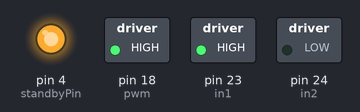
This program was run on a simulated Raspberry Pi (header pin numbers). On the bench: switched loads named in the program (green lamp = pin HIGH), output pins drawn as LEDs (lit = HIGH). At 2.1 s the program stops and its outputs stay as they are.

Above: at 0.1 s.
At 1.1 s:
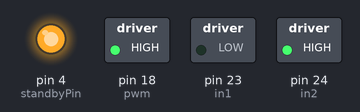
At 2.2 s:
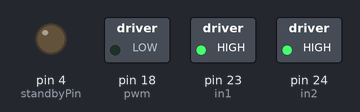
Timing chart, 0 to 3.6 s (numbered marks = the images above):
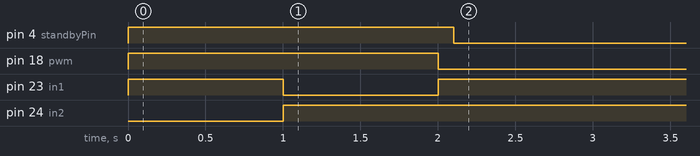

The program:

test.py
```python
from motor import *
from time import sleep #Only used for example

#Motor(IN1,IN2,PWM,STANDBY,(Reverse polarity?))

test = Motor(23,24,18,4,False)

test.drive(100) #Forward 100% dutycycle
sleep(1)
test.drive(-100) #Backwards 100% dutycycle
sleep(1)
test.brake() #Short brake
sleep(0.1)

test.standby(True) #Enable standby
test.standby(False) #Disable standby
```

motor.py
```python
#Raspberry Pi TB6612FNG Library
import RPi.GPIO as GPIO

#See https://raspberrypi.stackexchange.com/a/12967 for more info
GPIO.setmode(GPIO.BCM)
#GPIO.setmode(GPIO.BOARD)

class Motor:
	in1 = 23
	in2 = 24
	pwm = 18
	standbyPin = 4

	#Defaults
	hertz = 1000
	reverse = False #Reverse flips the direction of the motor

	#Constructor
	def __init__(self, in1, in2, pwm, standbyPin, reverse):
		self.in1 = in1
		self.in2 = in2
		self.pwm = pwm
		self.standbyPin = standbyPin
		self.reverse = reverse

		GPIO.setup(in1,GPIO.OUT)
		GPIO.setup(in2,GPIO.OUT)
		GPIO.setup(pwm,GPIO.OUT)
		GPIO.setup(standbyPin,GPIO.OUT)
		GPIO.output(standbyPin,GPIO.HIGH)
		self.p = GPIO.PWM(pwm, self.hertz)
		self.p.start(0)

	#Speed from -100 to 100
	def drive(self, speed):
		#Negative speed for reverse, positive for forward
		#If necessary use reverse parameter in constructor
		dutyCycle = speed
		if(speed < 0):
			dutyCycle = dutyCycle * -1

		if(self.reverse):
			speed = speed * -1

		if(speed > 0):
			GPIO.output(self.in1,GPIO.HIGH)
			GPIO.output(self.in2,GPIO.LOW)
		else:
			GPIO.output(self.in1,GPIO.LOW)
			GPIO.output(self.in2,GPIO.HIGH)
		self.p.ChangeDutyCycle(dutyCycle)

	def brake(self):
		self.p.ChangeDutyCycle(0)
		GPIO.output(self.in1,GPIO.HIGH)
		GPIO.output(self.in2,GPIO.HIGH)

	def standby(self, value):
		self.p.ChangeDutyCycle(0)
		GPIO.output(self.standbyPin,value)

	def __del__(self):
		GPIO.cleanup()
```

Measured:
- by itself, pin 4 (standbyPin): LOW → HIGH at 0.00 s, → LOW 2.1 s later
- by itself, pin 18 (pwm): LOW → HIGH at 0.00 s, → LOW 2.0 s later
- by itself, pin 23 (in1): LOW → HIGH at 0.00 s, → LOW 1.0 s later, → HIGH 1.0 s later
- by itself, pin 24 (in2): LOW → HIGH at 1.0 s
